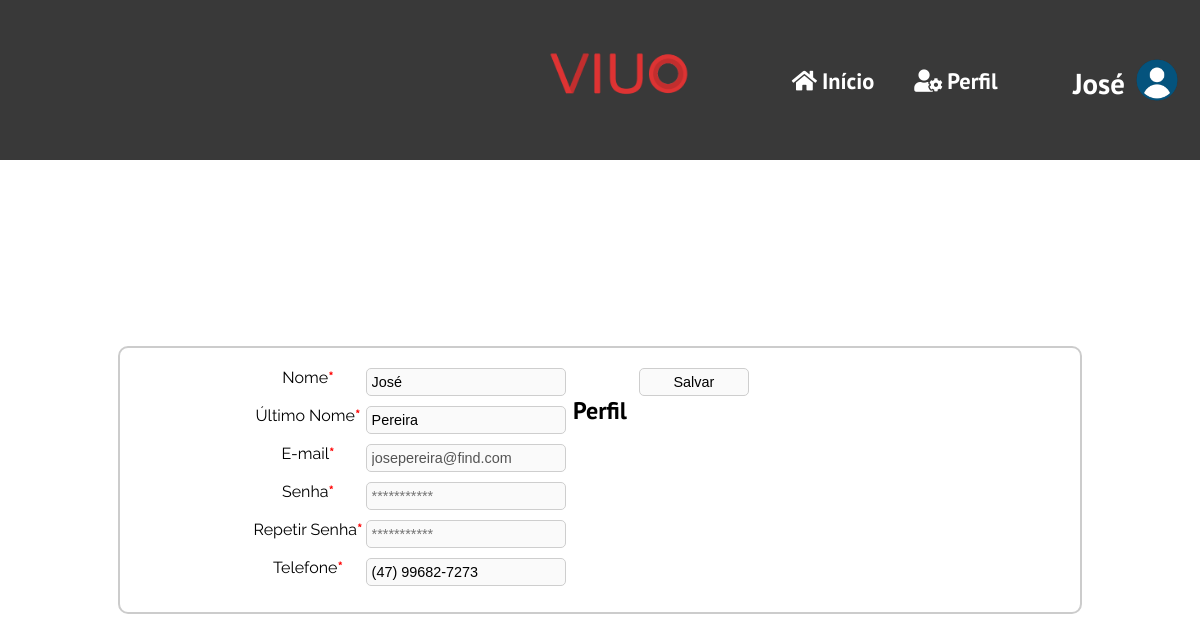
Page /dashboard-user/profile.php (signed in) on the committed database.
### tables this page shows
CREATE TABLE `user` (
  `id` int(11) NOT NULL,
  `level` int(11) NOT NULL,
  `name` varchar(50) NOT NULL,
  `last_name` varchar(50) NOT NULL,
  `email` varchar(50) NOT NULL,
  `senha` varchar(50) NOT NULL,
  `tel` varchar(15) NOT NULL
);

### dashboard-user/profile.php (the view, shortened to what this page needs)
<?php
include 'default/menu.php';
include '../admin/connect.php';
$email = $_SESSION['email'];
$dados= mysqli_query($connect, "SELECT name, last_name, email, tel  FROM user WHERE '$email'= email") or die (mysql_error());
$nome = mysqli_fetch_assoc($dados);
?>
<!DOCTYPE html>
<html>
    <head>
        <link rel="stylesheet" type="text/css" href="css/profile.css">
        <link rel="stylesheet" type="text/css" href="../css/register.css">
    </head>
    <body>
        <div class="content" onclick="closeUser()">
            <h2 id="title2">Perfil</h2>
            <div class="box-profile">
                <div class="col1">
                    <form method="post" action="function/alter-profile.php" onsubmit="return validarSenha();" name="cadastro">
                        <div class="option">
                            <div id="box-label">
                                <label for="name">Nome<span id="obg">*</span></label>
                            </div>
                            <input type="text" id="name" name="name" value=<?php echo($nome['name']); ?> required>
                        </div>
                        <div class="option">
                            <div id="box-label">
                                <label for="last-name">Último Nome<span id="obg">*</span></label>
                            </div>
                            <input type="text" id="last-name" name="last_name" value=<?php echo($nome['last_name']); ?> required >
                        </div>
                        <div class="option">
                            <div id="box-label">
                                <label for="email">E-mail<span id="obg">*</span></label>
                            </div>
                            <input type="text" id="email" name="email" value=<?php echo($nome['email']); ?> required disabled title="Não é permitido alterar o email.">
                        </div>
                        <div class="option">
                            <div id="box-label">
                                <label for="pass">Senha<span id="obg">*</span></label>
                            </div>
                            <input type="password" id="pass" name="senha" placeholder="***********" required >
                        </div>
                        <div class="option">
                            <div id="box-label">
                                <label for="pass">Repetir Senha<span id="obg">*</span></label>
                            </div>
                            <input type="password" id="pass" name="re_senha" placeholder="***********" required >
                        </div>
                        <div class="option">
                            <div id="box-label">
                                <label for="telefone">Telefone<span id="obg">*</span></label>
                            </div>
                            <input type="text" id="telefone" name="tel" value="<?php echo($nome['tel']); ?>"  maxlength="15" required>
                        </div>
                </div>
                <div class="col2">
                <div class="bottons" style="margin-left:5%;">
                            <input type="submit" id="register" value="Salvar">
                        </div>
                </div>
            </div>
        </div>
    </body>
</html>

### dashboard-user/default/menu.php (shortened to what this page needs)
<?php
include '../admin/connect.php';
    $email = $_SESSION['email'];
    $dados= mysqli_query($connect, "SELECT name, last_name FROM user WHERE '$email'= email") or die (mysql_error());
    $nome = mysqli_fetch_assoc($dados);
?>
<head>
    <link rel="stylesheet" type="text/css" href="css/menu.css">
    <link rel="stylesheet" href="https://use.fontawesome.com/releases/v5.5.0/css/all.css">
</head>
<div class="menu">
    <div class="pro">
    </div>
    <div class="logo">
        <img src="../image/default/Logo_VIUO.png">
    </div>
    <div class="content-nav">
        <nav>
            <ul>
                <li><a href="index.php"><i class="fas fa-home"></i>Início</a></li>
                <li><a href="profile.php"><i class="fas fa-user-cog"></i>Perfil</a></li>
            </ul>
        </nav>
        <div class="user"  onclick="contentUser()">
            <div id="name">
                <h1><?php echo($nome['name']); ?></h1>
            </div>
            <img src="image/default/user.png">
        </div>
    </div>
</div>

### dashboard-user/css/menu.css (style rules this page uses)
.menu { width: 100%; height: 20%; display: flex; align-content: center; background-color: #393939; z-index: 99999; }
.pro { width: 45%; margin-left: 50px; align-items: center; display: flex; }
.logo { display: flex; justify-content: center; width: 15%; align-items: center; margin-top: -30px; }
.logo img { width: 100%; margin-right: 5%; }
.content { display: flex; justify-content: center; align-items: center; width: 100%; height: 80%; }
.content-nav { width: 45%; display: flex; align-items: center; }
nav { display: flex; justify-content: center; width: 70%; }
nav ul { padding: 0px; display: flex; flex-direction: row; justify-content: center; }
nav ul li { list-style-type: none; padding-left: 30px; }
nav ul li a { font-family: 'PT Sans', sans-serif; text-decoration: none; color: #FFF; font-size: 140%; font-weight: 550; transition: all 0.7s; }
nav ul li a i { padding-right: 5px; }
.user { width: 30%; height: 50%; display: flex; justify-content: center; align-items: center; cursor: pointer; z-index: 99999; }
.user img { width: 30%; height: auto; cursor: pointer; }
#name h1 { font-family: 'PT Sans', sans-serif; font-size: 180%; height: 30px; color: #FFF; margin-right: 10px; }

### dashboard-pro/css/profile.css (style rules this page uses)
body { margin: 0px; }
#title2 { position: absolute; text-align: center; margin-top: -10%; font-family: 'PT Sans', sans-serif; }
.box-profile { width: 80%!important; border: solid 2px #ccc!important; border-radius: 10px!important; min-height: 200px!important; display: flex!important; flex-wrap: wrap!important; justify-content: center!important; }

### css/register.css (style rules this page uses)
body { margin: 0px; }
input, #select { padding: 5px; width: 200px; border-radius: 5px; outline: none; border: solid 1px #cecece; background-color: #fafafa; font-size: 90%; transition: all 0.5s; }
.col1, .col2 { margin: 10px; width: 40%; min-height: 200px; font-family: 'Raleway', sans-serif; }
.option { width: 100%; margin: 10px; display: flex; flex-wrap: wrap; justify-content: center; }
#box-label { width: 30%; text-align: center; }
a { text-decoration: none; color: #000; font-family: 'Raleway', sans-serif; width: 20%; font-size: 90%; padding: 5px; }
.bottons { position: relative; margin-left: -130px; }
#register { margin: 10px; width: 30%; padding: 5px; border-radius: 5px; outline: none; border: solid 1px #cecece; background-color: #fafafa; font-size: 90%; transition: all 0.5s; font-size: 90%; cursor: pointer; }
#obg { font-family: 'Raleway', sans-serif; color: red; font-weight: bold; }

### dashboard-user/profile.php (style rules this page uses)
#email { cursor: no-drop; }

### rows in the picture
user: name "José", last_name "Pereira", email "josepereira@find.com", tel "(47) 99682-7273"
